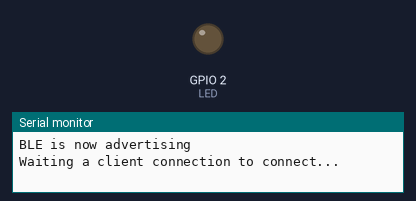
Bench run of a sketch on a simulated ESP32. Parts: output pins drawn as LEDs (lit = HIGH), the last lines printed to the serial monitor. Nothing arrives over Bluetooth unless stated; a phone connects over Bluetooth LE 3 s after start.

Above: at 0.1 s.
At 3.1 s:
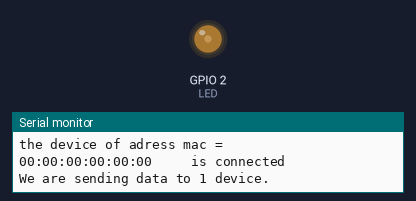
Timing chart, 0 to 4.6 s (numbered marks = the images above):
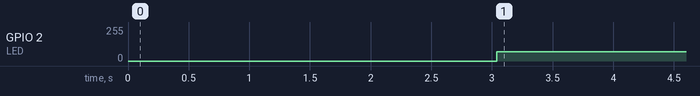

The sketch:

BLE_Battery_level.ino
```cpp
/*

   The design of creating the BLE server is:
   1. Create a BLE Server
   2. Create a BLE Service
   3. Create a BLE Characteristic on the Service
   4. Create a BLE Descriptor on the characteristic
   5. Start the service.
   6. Start advertising.
*/
#include <BLE2902.h> // to ba able to use the notify option
#include <BLEAdvertisedDevice.h>
#include <BLEDevice.h> // functions needed to configure a client
#include <BLEServer.h> // functions needed to configure a server
#include <BLEUtils.h> //A set of general %BLE utilities.

BLEServer* pServer = NULL;

int i = 0; // counter for devices connected

#define LED 2

uint8_t level = 57;

BLECharacteristic* pCharacteristic_temp;

#define BatteryService BLEUUID((uint16_t)0x180F)
#define BatteryLevelCharacteristic BLEUUID((uint16_t)0x2A19)

//#define my_telephone "53:E3:0E:01:B3:68"
bool my_telephone_b = false;
bool my_esp_b = false;
bool my_bgm220p_b = false ;
bool my_raspi_b=false;


#define my_esp32  "10:52:1C:74:4C:B6"
#define my_bgm220p "60:A4:23:C9:82:95"
#define my_raspi "70:C9:4E:4C:0A:20"

bool deviceConnected = false;
// how to know number of devices

class MyServerCallbacks : public BLEServerCallbacks {
    void onConnect(BLEServer* pServer, esp_ble_gatts_cb_param_t* param)
    {
     String t;

        BLEDevice::startAdvertising();
        Serial.print("the device of adress mac =     ");
        deviceConnected = true;
        i++;
        for (int j = 0; j < 6; j++) {

            char str[3];

            sprintf(str, "%02X", (int)param->connect.remote_bda[j]);
            Serial.print(str);
            t = t + str + ':';

            if (j < 5) {
                Serial.print(":");
            }
        }

        Serial.println("     is connected");
        Serial.print("We are sending data to ");
        Serial.print(i);
        if (i == 1)
            Serial.println(" device.");
        else
            Serial.println(" devices.");

         t[t.length()-1] = '\0';

        analogWrite(LED, 70 * i);
    };

    void onDisconnect(BLEServer* pServer)
    {
        BLEDevice::startAdvertising(); // restart advertising
        deviceConnected = false;
        i--;
        analogWrite(LED, 70 * i);
        Serial.print("Device disconnected. Now there are ");
        Serial.print(i);
        Serial.println(" devices connected.");
        if (i == 0) {
            Serial.println("no devices connected");
            for (int j = 0; j < 256; j++) {
                delay(5);
                analogWrite(LED, 255 - j);
            }
        }
    }
};

class MyCallbacks : public BLECharacteristicCallbacks {
    void onWrite(BLECharacteristic* pCharacteristic_data)
    {
        std::string rxValue = pCharacteristic_data->getValue();

        if (rxValue.length() > 0) {
            Serial.println("*********");
            Serial.print("Received Value: ");

            for (int i = 0; i < rxValue.length(); i++) {
                Serial.print(rxValue[i]);
            }

            Serial.println();
        }
    }
};

void setup()
{
    pinMode(LED, OUTPUT);
    Serial.begin(9600);

    // Create the BLE Device
    BLEDevice::init("ESP32 Test"); // Give it a name

    // Create the BLE Server
    pServer = BLEDevice::createServer();
    pServer->setCallbacks(new MyServerCallbacks());

    // Create the BLE Service
    BLEService* pService = pServer->createService(BatteryService);

    // Create a BLE Characteristic
   pCharacteristic_temp = pService->createCharacteristic(BatteryLevelCharacteristic, BLECharacteristic::PROPERTY_NOTIFY | BLECharacteristic::PROPERTY_READ );

    BLE2902* m1_BLE2902 = new BLE2902();
    pCharacteristic_temp->addDescriptor(m1_BLE2902);

    // Start the service
    pService->start();

    // Start advertising
    BLEAdvertising* pAdvertising = BLEDevice::getAdvertising();
    pAdvertising->addServiceUUID(BatteryService);
    pServer->startAdvertising();
    Serial.println("BLE is now advertising");
    Serial.println("Waiting a client connection to connect...");
}

void loop()
{

    if (deviceConnected) {

          pCharacteristic_temp->setValue(&level, 1);
          level++;
          delay(50);
          pCharacteristic_temp->notify(true);

           if (int(level)==100)
             level=0;
    }

}
```

Measured:
- by itself, GPIO 2 (LED): 0/255 → 70/255 at 3.0 s
